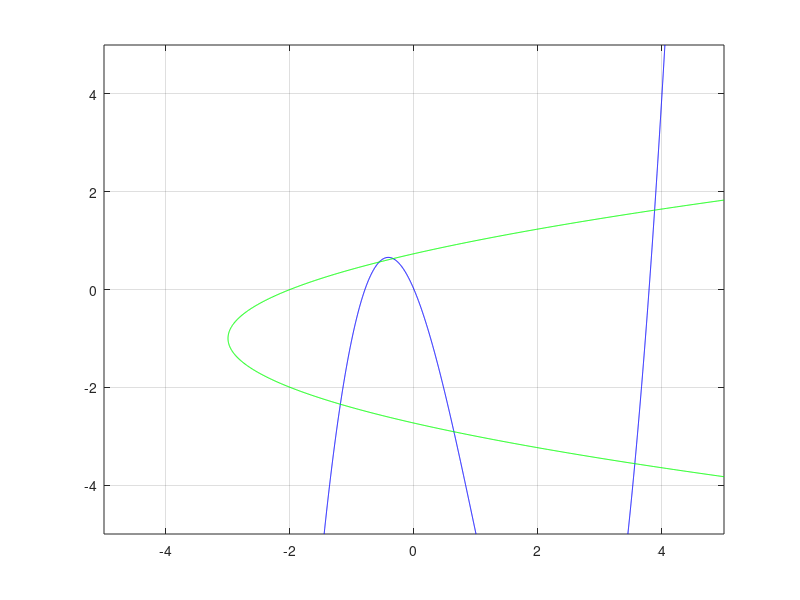

Recreate this plot in MATLAB.
%{
Ejercicio: SENL_EJ09
Author: Juan Gonzalez
juangonzalez.com.ar
%}
%%
x = -5:1/100:5;
y = x;
[X, Y] = meshgrid(x,y);
G11 = @(x,y) (y-x.^3 + 3*x.^2 + 3*x)/7;
G22 = @(x,y) (y.^2 + 2*y - x - 2)/2;
Z1 = G11(X,Y);
Z2 = G22(X,Y);
contour(X,Y,Z1,[0 0], 'b'), hold on,
contour(X,Y,Z2,[0 0],'g'), grid on, hold on,
%TERMINAR